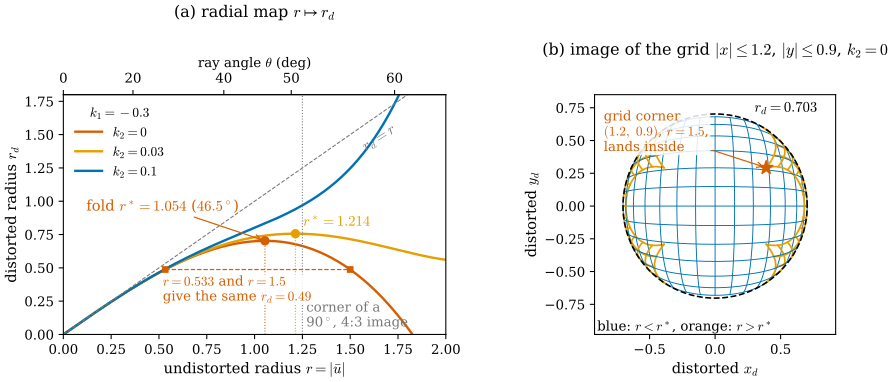

Generate this figure with Python:
"""Figure 27.1.3: radial lens distortion is a diffeomorphism only up to the fold radius r* (Section 27.1).

Model (27.1.6) without tangential terms: r_d = r g(r), g = 1 + k1 r^2 + k2 r^4, in normalized image coordinates.
(a) r_d as a function of r for k1 = -0.3 and k2 = 0, 0.03, 0.1. Dots: the fold radius r* where (r g)' = 0
    (r* = 1.054 and 1.214; k2 = 0.1 has no fold). Top axis: the ray angle theta = atan r. Gray dotted line: the
    corner of a 90 deg x 4:3 pinhole image (r = 1.25). The pair r = 0.533 and r = 1.5 (k2 = 0) have the same r_d.
(b) The image of the grid |x| <= 1.2, |y| <= 0.9 (spacing 0.15; a 4:3 image of about 100 deg horizontal FOV) under k1 = -0.3, k2 = 0: grid points with
    r < r* in blue, r > r* in orange. Dashed circle: r_d = r* g(r*) = 0.703, the image of the fold circle.
Self-checks: r* and r_d* values, the two preimages of r_d = 0.4875, det DD = g (r g)' changes sign at r*.

Run from the project root: ``PYTHONPATH=tools python3 chapters/27-cameras-rays/figures/fig-27-1-3-distortion-fold.py``
"""

import os

os.environ.setdefault("OMP_NUM_THREADS", "4")
os.environ.setdefault("OPENBLAS_NUM_THREADS", "4")

import dgfig

dgfig.setup()

import matplotlib.pyplot as plt
import numpy as np

C = dgfig.COLORS
K1 = -0.3


def rd(r, k1, k2):
    return r * (1 + k1 * r**2 + k2 * r**4)


def rstar(k1, k2):
    if k2 == 0:
        return np.sqrt(-1 / (3 * k1))
    disc = (3 * k1) ** 2 - 20 * k2
    if disc < 0:
        return None
    return np.sqrt((-3 * k1 - np.sqrt(disc)) / (10 * k2))


rs0 = rstar(K1, 0.0)
assert abs(rs0 - 1.0541) < 1e-4 and abs(rd(rs0, K1, 0) - 0.7027) < 1e-4
rs1 = rstar(K1, 0.03)
assert abs(rs1 - 1.2137) < 1e-3
assert rstar(K1, 0.1) is None
assert abs(rd(1.5, K1, 0) - 0.4875) < 1e-12 and abs(rd(0.53290036, K1, 0) - 0.4875) < 1e-7
# det DD = g (r g)' changes sign at r*
g = lambda r: 1 + K1 * r**2
dg = lambda r: 1 + 3 * K1 * r**2
assert g(rs0 - 1e-3) * dg(rs0 - 1e-3) > 0 > g(rs0 + 1e-3) * dg(rs0 + 1e-3)

fig, (ax, bx) = plt.subplots(1, 2, figsize=(9.4, 4.3), gridspec_kw=dict(width_ratios=[1.15, 1.0]))
r = np.linspace(0, 2.0, 801)
styles = [(0.0, C["normal"], "-"), (0.03, C["accent"], "-"), (0.1, C["tangent"], "-")]
for k2, col, ls in styles:
    ax.plot(r, rd(r, K1, k2), color=col, lw=1.8, ls=ls, label=rf"$k_2={k2:g}$")
    rs = rstar(K1, k2)
    if rs is not None:
        ax.plot([rs], [rd(rs, K1, k2)], "o", color=col, ms=6, zorder=6)
        ax.plot([rs, rs], [0, rd(rs, K1, k2)], color=col, lw=0.8, ls=":")
ax.plot(r, r, color=C["aux"], lw=0.8, ls="--")
ax.text(1.55, 1.38, r"$r_d=r$", fontsize=11, color=C["aux"], rotation=33)
ax.axvline(1.25, color=C["aux"], lw=0.8, ls=":")
ax.text(1.27, 0.06, "corner of a\n90$^\\circ$, 4:3 image", fontsize=10, color=C["aux"])
ax.annotate(r"fold $r^*=1.054$ ($46.5^\circ$)", xy=(rs0, rd(rs0, K1, 0)), xytext=(0.12, 0.93), fontsize=11,
            color=C["normal"], arrowprops=dict(arrowstyle="->", color=C["normal"], lw=0.9))
ax.text(rs1 + 0.04, rd(rs1, K1, 0.03) + 0.06, r"$r^*=1.214$", fontsize=11, color=C["accent"])
# the two preimages
ax.plot([0.5329, 1.5], [0.4875, 0.4875], color=C["normal"], lw=0.9, ls="--")
ax.plot([0.5329, 1.5], [0.4875, 0.4875], "s", color=C["normal"], ms=4)
ax.text(0.52, 0.255, r"$r=0.533$ and $r=1.5$" + "\n" + r"give the same $r_d=0.49$", fontsize=10, color=C["normal"],
        bbox=dict(facecolor="white", edgecolor="none", alpha=0.85, pad=1))
ax.set_xlim(0, 2.0)
ax.set_ylim(0, 1.8)
ax.set_xlabel(r"undistorted radius $r=|\bar u|$")
ax.set_ylabel(r"distorted radius $r_d$")
ax.legend(loc="upper left", frameon=False, title=r"$k_1=-0.3$", fontsize=10, title_fontsize=10)
top = ax.secondary_xaxis("top", functions=(lambda x: np.degrees(np.arctan(x)), lambda d: np.tan(np.radians(d))))
top.set_ticks([0, 20, 40, 50, 60])
top.set_xlabel(r"ray angle $\theta$ (deg)", fontsize=10)
ax.set_title("(a) radial map $r\\mapsto r_d$", fontsize=12, pad=30)

# ---------------------------------------------------------------- (b)
XM, YM = 1.2, 0.9
glx = np.arange(-XM, XM + 1e-9, 0.15)
gly = np.arange(-YM, YM + 1e-9, 0.15)
sx = np.linspace(-XM, XM, 601)
sy = np.linspace(-YM, YM, 451)


def D(x, y):
    gg = 1 + K1 * (x**2 + y**2)
    return x * gg, y * gg


lines = [(np.full_like(sy, a), sy) for a in glx] + [(sx, np.full_like(sx, b)) for b in gly]
for (x, y) in lines:
    if True:
        rr = np.hypot(x, y)
        xd, yd = D(x, y)
        inside = rr < rs0
        for mask, col, lw in ((inside, C["tangent"], 0.7), (~inside, C["accent"], 1.3)):
            xm, ym = np.where(mask, xd, np.nan), np.where(mask, yd, np.nan)
            bx.plot(xm, ym, color=col, lw=lw)
th = np.linspace(0, 2 * np.pi, 361)
R0 = rd(rs0, K1, 0)
bx.plot(R0 * np.cos(th), R0 * np.sin(th), color="k", lw=1.2, ls="--")
bx.text(0.3, 0.72, r"$r_d=0.703$", fontsize=11)
cx_, cy_ = D(np.array([1.2]), np.array([0.9]))
bx.plot(cx_, cy_, "*", color=C["normal"], ms=11, zorder=8)
bx.annotate("grid corner\n$(1.2,\ 0.9)$, $r=1.5$,\nlands inside", xy=(cx_[0], cy_[0]), xytext=(-0.85, 0.42),
            fontsize=10, color=C["normal"], arrowprops=dict(arrowstyle="->", color=C["normal"], lw=0.9),
            bbox=dict(facecolor="white", edgecolor="none", alpha=0.85, pad=1))
bx.text(-0.9, -0.95, r"blue: $r<r^*$, orange: $r>r^*$", fontsize=10)
bx.set_xlim(-0.92, 0.92)
bx.set_ylim(-0.98, 0.85)
bx.set_aspect("equal")
bx.set_xlabel(r"distorted $x_d$")
bx.set_ylabel(r"distorted $y_d$")
bx.set_title("(b) image of the grid $|x|\\leq 1.2$, $|y|\\leq 0.9$, $k_2=0$", fontsize=12, pad=30)
fig.tight_layout()
dgfig.save(fig, __file__)
